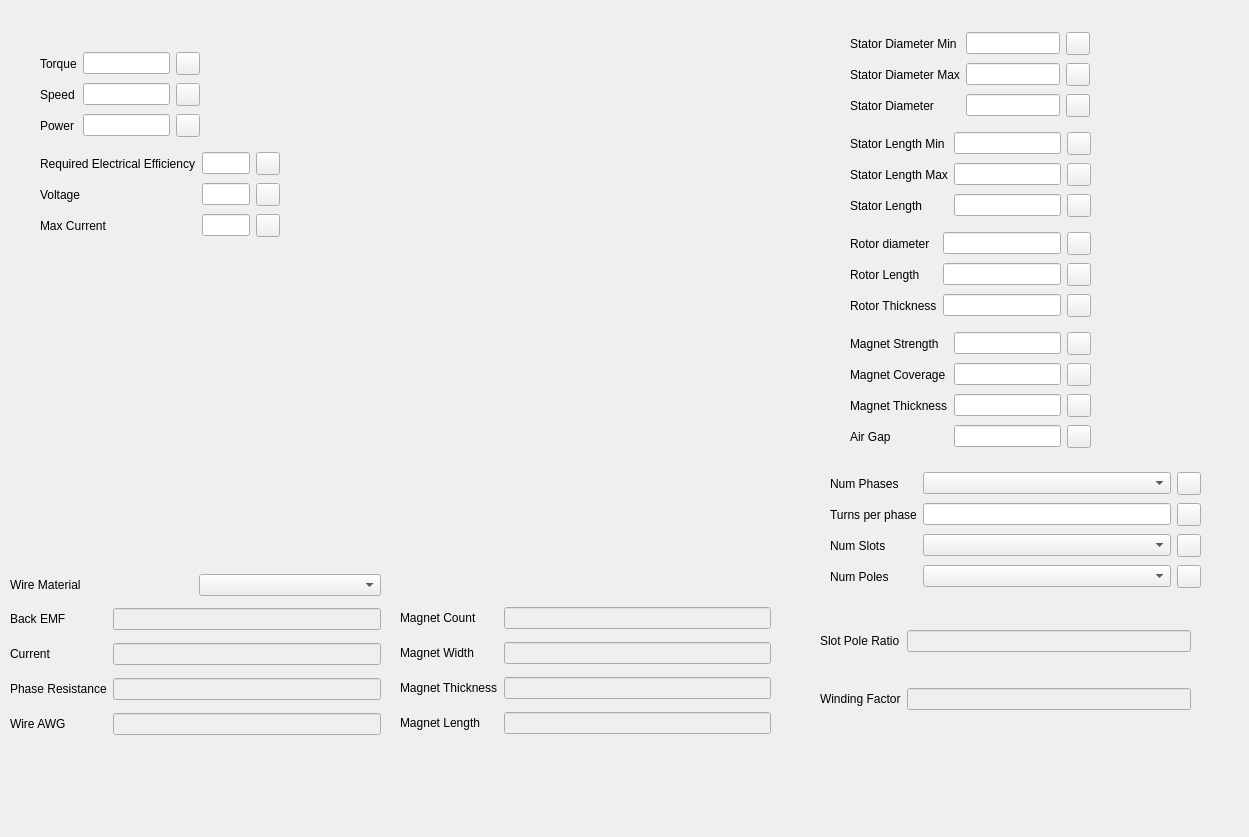
<?xml version="1.0" encoding="UTF-8"?>
<ui version="4.0">
 <class>BLDCDesigner</class>
 <widget class="QDialog" name="BLDCDesigner">
  <property name="geometry">
   <rect>
    <x>0</x>
    <y>0</y>
    <width>1249</width>
    <height>837</height>
   </rect>
  </property>
  <property name="windowTitle">
   <string>BLDC Designer</string>
  </property>
  <widget class="QWidget" name="widget_2" native="true">
   <property name="geometry">
    <rect>
     <x>420</x>
     <y>130</y>
     <width>421</width>
     <height>431</height>
    </rect>
   </property>
   <property name="styleSheet">
    <string notr="true">border-image: url(:/images/bldc_gui.svg) 0 0 0 0 stretch stretch;
</string>
   </property>
  </widget>
  <widget class="QWidget" name="gridLayoutWidget">
   <property name="geometry">
    <rect>
     <x>10</x>
     <y>601</y>
     <width>371</width>
     <height>141</height>
    </rect>
   </property>
   <layout class="QGridLayout" name="gridLayout">
    <item row="2" column="0">
     <widget class="QLabel" name="label_3">
      <property name="text">
       <string>Phase Resistance</string>
      </property>
     </widget>
    </item>
    <item row="0" column="0">
     <widget class="QLabel" name="label">
      <property name="text">
       <string>Back EMF</string>
      </property>
     </widget>
    </item>
    <item row="2" column="1">
     <widget class="QTorqueEdit" name="phase_resistance_lineedit">
      <property name="enabled">
       <bool>false</bool>
      </property>
     </widget>
    </item>
    <item row="1" column="0">
     <widget class="QLabel" name="label_2">
      <property name="text">
       <string>Current</string>
      </property>
     </widget>
    </item>
    <item row="0" column="1">
     <widget class="QTorqueEdit" name="back_emf_constant_lineedit">
      <property name="enabled">
       <bool>false</bool>
      </property>
     </widget>
    </item>
    <item row="1" column="1">
     <widget class="QTorqueEdit" name="current_lineedit">
      <property name="enabled">
       <bool>false</bool>
      </property>
     </widget>
    </item>
    <item row="3" column="0">
     <widget class="QLabel" name="label_8">
      <property name="text">
       <string>Wire AWG</string>
      </property>
     </widget>
    </item>
    <item row="3" column="1">
     <widget class="QTorqueEdit" name="wire_awg_lineedit">
      <property name="enabled">
       <bool>false</bool>
      </property>
     </widget>
    </item>
   </layout>
  </widget>
  <widget class="QWidget" name="gridLayoutWidget_2">
   <property name="geometry">
    <rect>
     <x>400</x>
     <y>600</y>
     <width>371</width>
     <height>141</height>
    </rect>
   </property>
   <layout class="QGridLayout" name="gridLayout_2">
    <item row="1" column="1">
     <widget class="QTorqueEdit" name="magnet_width_lineedit">
      <property name="enabled">
       <bool>false</bool>
      </property>
     </widget>
    </item>
    <item row="2" column="0">
     <widget class="QLabel" name="label_6">
      <property name="text">
       <string>Magnet Thickness</string>
      </property>
     </widget>
    </item>
    <item row="1" column="0">
     <widget class="QLabel" name="label_5">
      <property name="text">
       <string>Magnet Width</string>
      </property>
     </widget>
    </item>
    <item row="0" column="1">
     <widget class="QTorqueEdit" name="magnet_count_lineedit">
      <property name="enabled">
       <bool>false</bool>
      </property>
     </widget>
    </item>
    <item row="2" column="1">
     <widget class="QTorqueEdit" name="magnet_thickness_lineedit">
      <property name="enabled">
       <bool>false</bool>
      </property>
     </widget>
    </item>
    <item row="0" column="0">
     <widget class="QLabel" name="label_4">
      <property name="text">
       <string>Magnet Count</string>
      </property>
     </widget>
    </item>
    <item row="3" column="0">
     <widget class="QLabel" name="label_7">
      <property name="text">
       <string>Magnet Length</string>
      </property>
     </widget>
    </item>
    <item row="3" column="1">
     <widget class="QTorqueEdit" name="magnet_length_lineedit">
      <property name="enabled">
       <bool>false</bool>
      </property>
     </widget>
    </item>
   </layout>
  </widget>
  <widget class="QWidget" name="gridLayoutWidget_3">
   <property name="geometry">
    <rect>
     <x>10</x>
     <y>570</y>
     <width>371</width>
     <height>31</height>
    </rect>
   </property>
   <layout class="QGridLayout" name="gridLayout_3">
    <item row="0" column="1">
     <widget class="QComboBox" name="comboBox"/>
    </item>
    <item row="0" column="0">
     <widget class="QLabel" name="label_9">
      <property name="text">
       <string>Wire Material</string>
      </property>
     </widget>
    </item>
   </layout>
  </widget>
  <widget class="QWidget" name="gridLayoutWidget_4">
   <property name="geometry">
    <rect>
     <x>40</x>
     <y>50</y>
     <width>160</width>
     <height>89</height>
    </rect>
   </property>
   <layout class="QGridLayout" name="gridLayout_4">
    <item row="0" column="0">
     <widget class="QLabel" name="label_10">
      <property name="text">
       <string>Torque</string>
      </property>
     </widget>
    </item>
    <item row="1" column="1">
     <widget class="QLineEdit" name="beta_lineedit">
      <property name="enabled">
       <bool>true</bool>
      </property>
     </widget>
    </item>
    <item row="0" column="2">
     <widget class="LockUnlockButton" name="torque_lineedit_lock"/>
    </item>
    <item row="1" column="2">
     <widget class="LockUnlockButton" name="torque_lineedit_lock_2"/>
    </item>
    <item row="0" column="1">
     <widget class="QTorqueEdit" name="torque_lineedit"/>
    </item>
    <item row="1" column="0">
     <widget class="QLabel" name="label_11">
      <property name="text">
       <string>Speed</string>
      </property>
     </widget>
    </item>
    <item row="2" column="0">
     <widget class="QLabel" name="label_12">
      <property name="text">
       <string>Power</string>
      </property>
     </widget>
    </item>
    <item row="2" column="1">
     <widget class="QLineEdit" name="beta_lineedit_2">
      <property name="enabled">
       <bool>true</bool>
      </property>
     </widget>
    </item>
    <item row="2" column="2">
     <widget class="LockUnlockButton" name="torque_lineedit_lock_3"/>
    </item>
   </layout>
  </widget>
  <widget class="QWidget" name="gridLayoutWidget_5">
   <property name="geometry">
    <rect>
     <x>40</x>
     <y>150</y>
     <width>240</width>
     <height>89</height>
    </rect>
   </property>
   <layout class="QGridLayout" name="gridLayout_5">
    <item row="1" column="0">
     <widget class="QLabel" name="label_14">
      <property name="text">
       <string>Voltage</string>
      </property>
     </widget>
    </item>
    <item row="0" column="1">
     <widget class="QLineEdit" name="beta_lineedit_3">
      <property name="enabled">
       <bool>true</bool>
      </property>
     </widget>
    </item>
    <item row="0" column="2">
     <widget class="LockUnlockButton" name="torque_lineedit_lock_4"/>
    </item>
    <item row="0" column="0">
     <widget class="QLabel" name="label_13">
      <property name="text">
       <string>Required Electrical Efficiency</string>
      </property>
     </widget>
    </item>
    <item row="2" column="0">
     <widget class="QLabel" name="label_15">
      <property name="text">
       <string>Max Current</string>
      </property>
     </widget>
    </item>
    <item row="1" column="1">
     <widget class="QLineEdit" name="beta_lineedit_4">
      <property name="enabled">
       <bool>true</bool>
      </property>
     </widget>
    </item>
    <item row="2" column="1">
     <widget class="QLineEdit" name="beta_lineedit_5">
      <property name="enabled">
       <bool>true</bool>
      </property>
     </widget>
    </item>
    <item row="1" column="2">
     <widget class="LockUnlockButton" name="torque_lineedit_lock_5"/>
    </item>
    <item row="2" column="2">
     <widget class="LockUnlockButton" name="torque_lineedit_lock_6"/>
    </item>
   </layout>
  </widget>
  <widget class="QWidget" name="gridLayoutWidget_6">
   <property name="geometry">
    <rect>
     <x>820</x>
     <y>600</y>
     <width>371</width>
     <height>141</height>
    </rect>
   </property>
   <layout class="QGridLayout" name="gridLayout_6">
    <item row="0" column="1">
     <widget class="QTorqueEdit" name="magnet_width_lineedit_2">
      <property name="enabled">
       <bool>false</bool>
      </property>
     </widget>
    </item>
    <item row="0" column="0">
     <widget class="QLabel" name="label_17">
      <property name="text">
       <string>Slot Pole Ratio</string>
      </property>
     </widget>
    </item>
    <item row="1" column="0">
     <widget class="QLabel" name="label_16">
      <property name="text">
       <string>Winding Factor</string>
      </property>
     </widget>
    </item>
    <item row="1" column="1">
     <widget class="QTorqueEdit" name="magnet_thickness_lineedit_2">
      <property name="enabled">
       <bool>false</bool>
      </property>
     </widget>
    </item>
   </layout>
  </widget>
  <widget class="QWidget" name="gridLayoutWidget_7">
   <property name="geometry">
    <rect>
     <x>830</x>
     <y>470</y>
     <width>371</width>
     <height>120</height>
    </rect>
   </property>
   <layout class="QGridLayout" name="gridLayout_7">
    <item row="2" column="0">
     <widget class="QLabel" name="label_22">
      <property name="text">
       <string>Num Slots</string>
      </property>
     </widget>
    </item>
    <item row="2" column="1">
     <widget class="QComboBox" name="comboBox_3"/>
    </item>
    <item row="2" column="2">
     <widget class="LockUnlockButton" name="torque_lineedit_lock_11"/>
    </item>
    <item row="0" column="1">
     <widget class="QComboBox" name="comboBox_2"/>
    </item>
    <item row="1" column="2">
     <widget class="LockUnlockButton" name="torque_lineedit_lock_9"/>
    </item>
    <item row="1" column="0">
     <widget class="QLabel" name="label_21">
      <property name="text">
       <string>Turns per phase</string>
      </property>
     </widget>
    </item>
    <item row="0" column="0">
     <widget class="QLabel" name="label_18">
      <property name="text">
       <string>Num Phases</string>
      </property>
     </widget>
    </item>
    <item row="1" column="1">
     <widget class="QLineEdit" name="beta_lineedit_8">
      <property name="enabled">
       <bool>true</bool>
      </property>
     </widget>
    </item>
    <item row="0" column="2">
     <widget class="LockUnlockButton" name="torque_lineedit_lock_10"/>
    </item>
    <item row="3" column="0">
     <widget class="QLabel" name="label_23">
      <property name="text">
       <string>Num Poles</string>
      </property>
     </widget>
    </item>
    <item row="3" column="1">
     <widget class="QComboBox" name="comboBox_4"/>
    </item>
    <item row="3" column="2">
     <widget class="LockUnlockButton" name="torque_lineedit_lock_12"/>
    </item>
   </layout>
  </widget>
  <widget class="QWidget" name="gridLayoutWidget_8">
   <property name="geometry">
    <rect>
     <x>850</x>
     <y>30</y>
     <width>240</width>
     <height>91</height>
    </rect>
   </property>
   <layout class="QGridLayout" name="gridLayout_8">
    <item row="2" column="0">
     <widget class="QLabel" name="label_20">
      <property name="text">
       <string>Stator Diameter</string>
      </property>
     </widget>
    </item>
    <item row="0" column="2">
     <widget class="LockUnlockButton" name="torque_lineedit_lock_13"/>
    </item>
    <item row="2" column="2">
     <widget class="LockUnlockButton" name="torque_lineedit_lock_7"/>
    </item>
    <item row="0" column="1">
     <widget class="QLineEdit" name="beta_lineedit_9">
      <property name="enabled">
       <bool>true</bool>
      </property>
     </widget>
    </item>
    <item row="1" column="1">
     <widget class="QLineEdit" name="beta_lineedit_10">
      <property name="enabled">
       <bool>true</bool>
      </property>
     </widget>
    </item>
    <item row="1" column="0">
     <widget class="QLabel" name="label_25">
      <property name="text">
       <string>Stator Diameter Max</string>
      </property>
     </widget>
    </item>
    <item row="2" column="1">
     <widget class="QLineEdit" name="beta_lineedit_6">
      <property name="enabled">
       <bool>true</bool>
      </property>
     </widget>
    </item>
    <item row="0" column="0">
     <widget class="QLabel" name="label_24">
      <property name="text">
       <string>Stator Diameter Min</string>
      </property>
     </widget>
    </item>
    <item row="1" column="2">
     <widget class="LockUnlockButton" name="torque_lineedit_lock_14"/>
    </item>
   </layout>
  </widget>
  <widget class="QWidget" name="gridLayoutWidget_9">
   <property name="geometry">
    <rect>
     <x>850</x>
     <y>130</y>
     <width>241</width>
     <height>89</height>
    </rect>
   </property>
   <layout class="QGridLayout" name="gridLayout_9">
    <item row="2" column="1">
     <widget class="QLineEdit" name="beta_lineedit_7">
      <property name="enabled">
       <bool>true</bool>
      </property>
     </widget>
    </item>
    <item row="2" column="0">
     <widget class="QLabel" name="label_19">
      <property name="text">
       <string>Stator Length</string>
      </property>
     </widget>
    </item>
    <item row="0" column="2">
     <widget class="LockUnlockButton" name="torque_lineedit_lock_15"/>
    </item>
    <item row="2" column="2">
     <widget class="LockUnlockButton" name="torque_lineedit_lock_8"/>
    </item>
    <item row="0" column="1">
     <widget class="QLineEdit" name="beta_lineedit_11">
      <property name="enabled">
       <bool>true</bool>
      </property>
     </widget>
    </item>
    <item row="0" column="0">
     <widget class="QLabel" name="label_26">
      <property name="text">
       <string>Stator Length Min</string>
      </property>
     </widget>
    </item>
    <item row="1" column="0">
     <widget class="QLabel" name="label_27">
      <property name="text">
       <string>Stator Length Max</string>
      </property>
     </widget>
    </item>
    <item row="1" column="1">
     <widget class="QLineEdit" name="beta_lineedit_12">
      <property name="enabled">
       <bool>true</bool>
      </property>
     </widget>
    </item>
    <item row="1" column="2">
     <widget class="LockUnlockButton" name="torque_lineedit_lock_16"/>
    </item>
   </layout>
  </widget>
  <widget class="QWidget" name="gridLayoutWidget_10">
   <property name="geometry">
    <rect>
     <x>850</x>
     <y>230</y>
     <width>241</width>
     <height>91</height>
    </rect>
   </property>
   <layout class="QGridLayout" name="gridLayout_10">
    <item row="2" column="0">
     <widget class="QLabel" name="label_30">
      <property name="text">
       <string>Rotor Thickness</string>
      </property>
     </widget>
    </item>
    <item row="1" column="0">
     <widget class="QLabel" name="label_29">
      <property name="text">
       <string>Rotor Length</string>
      </property>
     </widget>
    </item>
    <item row="2" column="1">
     <widget class="QLineEdit" name="beta_lineedit_15">
      <property name="enabled">
       <bool>true</bool>
      </property>
     </widget>
    </item>
    <item row="0" column="0">
     <widget class="QLabel" name="label_28">
      <property name="text">
       <string>Rotor diameter</string>
      </property>
     </widget>
    </item>
    <item row="0" column="1">
     <widget class="QLineEdit" name="beta_lineedit_13">
      <property name="enabled">
       <bool>true</bool>
      </property>
     </widget>
    </item>
    <item row="1" column="1">
     <widget class="QLineEdit" name="beta_lineedit_14">
      <property name="enabled">
       <bool>true</bool>
      </property>
     </widget>
    </item>
    <item row="0" column="2">
     <widget class="LockUnlockButton" name="torque_lineedit_lock_17"/>
    </item>
    <item row="1" column="2">
     <widget class="LockUnlockButton" name="torque_lineedit_lock_18"/>
    </item>
    <item row="2" column="2">
     <widget class="LockUnlockButton" name="torque_lineedit_lock_19"/>
    </item>
   </layout>
  </widget>
  <widget class="QWidget" name="gridLayoutWidget_11">
   <property name="geometry">
    <rect>
     <x>850</x>
     <y>330</y>
     <width>241</width>
     <height>120</height>
    </rect>
   </property>
   <layout class="QGridLayout" name="gridLayout_11">
    <item row="2" column="1">
     <widget class="QLineEdit" name="beta_lineedit_16">
      <property name="enabled">
       <bool>true</bool>
      </property>
     </widget>
    </item>
    <item row="2" column="0">
     <widget class="QLabel" name="label_31">
      <property name="text">
       <string>Magnet Thickness</string>
      </property>
     </widget>
    </item>
    <item row="1" column="2">
     <widget class="LockUnlockButton" name="torque_lineedit_lock_21"/>
    </item>
    <item row="0" column="0">
     <widget class="QLabel" name="label_33">
      <property name="text">
       <string>Magnet Strength</string>
      </property>
     </widget>
    </item>
    <item row="1" column="1">
     <widget class="QLineEdit" name="beta_lineedit_18">
      <property name="enabled">
       <bool>true</bool>
      </property>
     </widget>
    </item>
    <item row="0" column="1">
     <widget class="QLineEdit" name="beta_lineedit_17">
      <property name="enabled">
       <bool>true</bool>
      </property>
     </widget>
    </item>
    <item row="0" column="2">
     <widget class="LockUnlockButton" name="torque_lineedit_lock_20"/>
    </item>
    <item row="2" column="2">
     <widget class="LockUnlockButton" name="torque_lineedit_lock_22"/>
    </item>
    <item row="1" column="0">
     <widget class="QLabel" name="label_32">
      <property name="text">
       <string>Magnet Coverage</string>
      </property>
     </widget>
    </item>
    <item row="3" column="0">
     <widget class="QLabel" name="label_34">
      <property name="text">
       <string>Air Gap</string>
      </property>
     </widget>
    </item>
    <item row="3" column="1">
     <widget class="QLineEdit" name="beta_lineedit_19">
      <property name="enabled">
       <bool>true</bool>
      </property>
     </widget>
    </item>
    <item row="3" column="2">
     <widget class="LockUnlockButton" name="torque_lineedit_lock_23"/>
    </item>
   </layout>
  </widget>
 </widget>
 <customwidgets>
  <customwidget>
   <class>LockUnlockButton</class>
   <extends>QToolButton</extends>
   <header>.lock_button_ui</header>
  </customwidget>
  <customwidget>
   <class>QTorqueEdit</class>
   <extends>QLineEdit</extends>
   <header>.torque_ui</header>
  </customwidget>
 </customwidgets>
 <resources>
  <include location="../freecad/actuators/compiled_ui/img_src.qrc"/>
 </resources>
 <connections/>
</ui>
